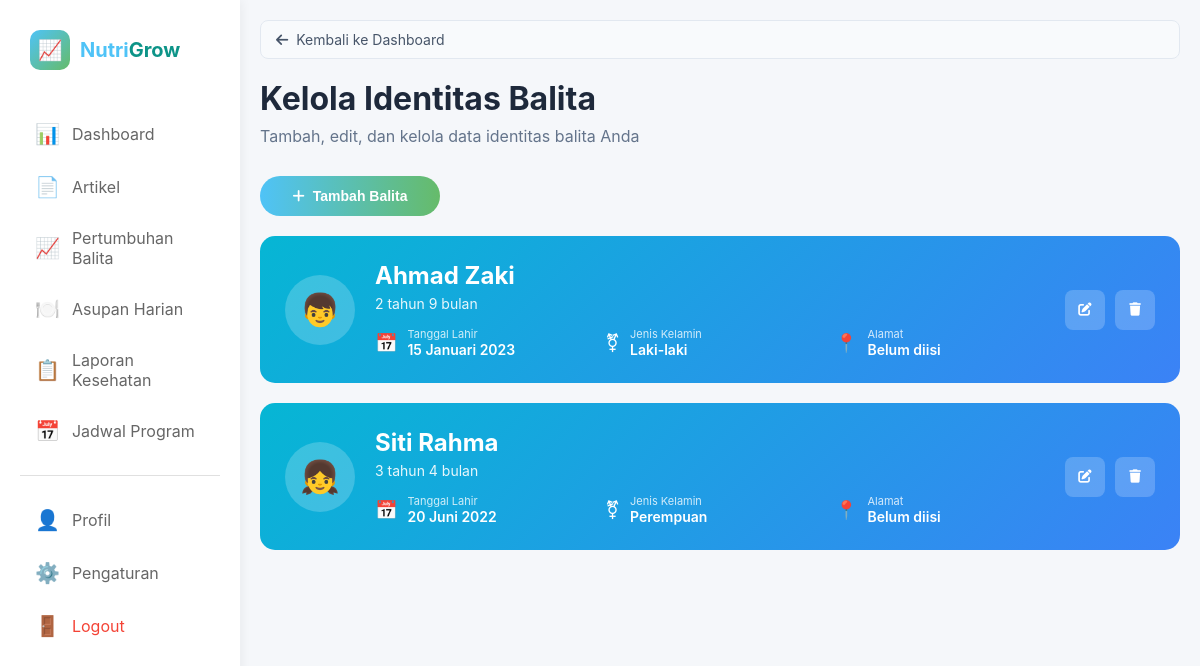
Page /data_balita.php (signed in) on the committed database.
### tables this page shows
CREATE TABLE IF NOT EXISTS balita (
    id_balita INT AUTO_INCREMENT PRIMARY KEY,
    id_akun INT NOT NULL,
    nama_balita VARCHAR(100) NOT NULL,
    tanggal_lahir DATE NOT NULL,
    jenis_kelamin ENUM('L', 'P') NOT NULL,
    foto_profil VARCHAR(255),
    created_at TIMESTAMP DEFAULT CURRENT_TIMESTAMP,
    FOREIGN KEY (id_akun) REFERENCES akun(id_akun) ON DELETE CASCADE,
    INDEX idx_akun (id_akun)
);

### auth.php (called while the page is built, shortened)
<?php
function formatTanggalIndo($tanggal) {
    $bulan = array(
        1 => 'Januari', 'Februari', 'Maret', 'April', 'Mei', 'Juni',
        'Juli', 'Agustus', 'September', 'Oktober', 'November', 'Desember'
    );
    $split = explode('-', $tanggal);
    return $split[2] . ' ' . $bulan[(int)$split[1]] . ' ' . $split[0];
}
?>

### data_balita.php (the view, shortened to what this page needs)
<?php
require_once 'auth.php';
$conn = getDBConnection();
$id_akun = $_SESSION['id_akun'];
$mode = 'list';
if ($mode == 'list') {
    $query_balita = "SELECT b.id_balita, b.nama_balita, b.tanggal_lahir,
                     b.jenis_kelamin, b.alamat_balita, b.created_at,
                     TIMESTAMPDIFF(MONTH, b.tanggal_lahir, CURDATE()) as usia_bulan
                     FROM balita b
                     WHERE b.id_akun = ?
                     ORDER BY b.created_at DESC";
    $stmt = $conn->prepare($query_balita);
    $stmt->bind_param("i", $id_akun);
    $stmt->execute();
    $result_balita = $stmt->get_result();
}
function hitungUsia($tanggal_lahir) {
    $lahir = new DateTime($tanggal_lahir);
    $sekarang = new DateTime();
    $diff = $sekarang->diff($lahir);
    if ($diff->y > 0) {
        return $diff->y . " tahun " . $diff->m . " bulan";
    } else {
        return $diff->m . " bulan";
    }
}
?>
<!DOCTYPE html>
<html lang="id">
<head>
    <link rel="stylesheet" href="style.css">
    <link rel="stylesheet" href="https://cdnjs.cloudflare.com/ajax/libs/font-awesome/6.4.0/css/all.min.css">
</head>
<body>
    <div class="wrapper">
        <?php include __DIR__ . '/partials/sidebar.php'; ?>
        <main class="main-content">
            <?php if ($mode == 'list'): ?>
            <div style="margin-bottom: 20px;">
                <a href="dashboard.php" class="btn-back">
                    <i class="fas fa-arrow-left"></i>
                    <span>Kembali ke Dashboard</span>
                </a>
            </div>
            <div class="page-header">
                <h1>Kelola Identitas Balita</h1>
                <p>Tambah, edit, dan kelola data identitas balita Anda</p>
            </div>
            <div style="margin-bottom: 20px;">
                <button class="btn btn-primary" onclick="location.href='data_balita.php?action=add'">
                    <i class="fas fa-plus"></i> Tambah Balita
                </button>
            </div>
            <?php if ($result_balita->num_rows > 0): ?>
                <?php while ($row = $result_balita->fetch_assoc()): ?>
                <div class="balita-card">
                    <div class="balita-avatar">
                        <?php echo $row['jenis_kelamin'] == 'L' ? '👦' : '👧'; ?>
                    </div>
                    <div class="balita-info">
                        <div class="balita-name"><?php echo htmlspecialchars($row['nama_balita']); ?></div>
                        <div class="balita-age"><?php echo hitungUsia($row['tanggal_lahir']); ?></div>
                        <div class="balita-details">
                            <div class="detail-item">
                                <div class="detail-icon">📅</div>
                                <div class="detail-content">
                                    <div class="detail-label">Tanggal Lahir</div>
                                    <div class="detail-value"><?php echo formatTanggalIndo($row['tanggal_lahir']); ?></div>
                                </div>
                            </div>
                            <div class="detail-item">
                                <div class="detail-icon">⚧</div>
                                <div class="detail-content">
                                    <div class="detail-label">Jenis Kelamin</div>
                                    <div class="detail-value"><?php echo $row['jenis_kelamin'] == 'L' ? 'Laki-laki' : 'Perempuan'; ?></div>
                                </div>
                            </div>
                            <div class="detail-item">
                                <div class="detail-icon">📍</div>
                                <div class="detail-content">
                                    <div class="detail-label">Alamat</div>
                                    <div class="detail-value">
                                        <?php echo htmlspecialchars($row['alamat_balita'] ?? 'Belum diisi'); ?>
                                    </div>
                                </div>
                            </div>
                        </div>
                    </div>
                    <div class="balita-actions">
                        <button class="btn-icon-white" onclick="location.href='data_balita.php?action=edit&id=<?php echo $row['id_balita']; ?>'" title="Edit">
                            <i class="fas fa-edit"></i>
                        </button>
                        <button class="btn-icon-white" onclick="hapusBalita(<?php echo $row['id_balita']; ?>)" title="Hapus">
                            <i class="fas fa-trash"></i>
                        </button>
                    </div>
                </div>
                <?php endwhile; ?>
            <?php endif; ?>
            <?php endif; ?>
        </main>
    </div>
</body>
</html>

### style.css (style rules this page uses)
* { margin: 0; padding: 0; box-sizing: border-box; }
body { font-family: 'Inter', -apple-system, BlinkMacSystemFont, 'Segoe UI', sans-serif; background: linear-gradient(135deg, #e0f7f4 0%, #f0f9ff 100%); min-height: 100vh; }
.main-content { flex: 1; padding: 30px; overflow-y: auto; }
.page-header { margin-bottom: 30px; }
.page-header h1 { font-size: 32px; color: #1e293b; margin-bottom: 8px; }
.page-header p { font-size: 16px; color: #64748b; }
.btn { padding: 12px 24px; border: none; border-radius: 10px; font-size: 14px; font-weight: 500; cursor: pointer; transition: all 0.3s ease; display: inline-flex; align-items: center; gap: 8px; }
.btn-primary { background: linear-gradient(135deg, #06b6d4 0%, #3b82f6 100%); color: white; }

### data_balita.php (style rules this page uses)
body { font-family: -apple-system, BlinkMacSystemFont, 'Segoe UI', Roboto, Oxygen, Ubuntu, sans-serif; background: #f5f7fa; display: flex; min-height: 100vh; }
.main-content { position: absolute; left: 240px; right: 0; top: 0; bottom: 0; padding: 20px; overflow-y: auto; }
.btn-back { display: flex; align-items: center; gap: 8px; padding: 10px 15px; background: #f8fafc; border: 1px solid #e2e8f0; border-radius: 8px; color: #475569; text-decoration: none; font-size: 14px; transition: all 0.3s ease; }
.btn-primary, .btn-secondary { padding: 12px 30px; border-radius: 25px; font-size: 14px; font-weight: 600; transition: all 0.3s ease; min-width: 180px; display: flex; align-items: center; justify-content: center; gap: 8px; }
.btn-primary { background: linear-gradient(90deg, #4FC3F7 0%, #66BB6A 100%); color: white; border: none; }
.balita-card { background: linear-gradient(135deg, #06b6d4 0%, #3b82f6 100%); border-radius: 15px; padding: 25px; color: white; margin-bottom: 20px; display: flex; align-items: center; gap: 20px; }
.balita-avatar { width: 70px; height: 70px; background: rgba(255, 255, 255, 0.2); border-radius: 50%; display: flex; align-items: center; justify-content: center; font-size: 32px; }
.balita-info { flex: 1; }
.balita-name { font-size: 24px; font-weight: 700; margin-bottom: 5px; }
.balita-age { font-size: 14px; opacity: 0.9; }
.balita-details { display: grid; grid-template-columns: repeat(3, 1fr); gap: 20px; margin-top: 15px; }
.detail-item { display: flex; align-items: center; gap: 10px; }
.detail-icon { font-size: 18px; }
.detail-content { flex: 1; }
.detail-label { font-size: 11px; opacity: 0.8; }
.detail-value { font-size: 14px; font-weight: 600; }
.balita-actions { display: flex; gap: 10px; }
.btn-icon-white { width: 40px; height: 40px; background: rgba(255, 255, 255, 0.2); border: none; border-radius: 8px; color: white; cursor: pointer; display: flex; align-items: center; justify-content: center; transition: all 0.3s ease; }

### rows in the picture
balita: nama_balita "Ahmad Zaki", tanggal_lahir "2 tahun 9 bulan", tanggal_lahir "15 Januari 2023", jenis_kelamin "Laki-laki", alamat_balita "Belum diisi"
balita: nama_balita "Siti Rahma", tanggal_lahir "3 tahun 4 bulan", tanggal_lahir "20 Juni 2022", jenis_kelamin "Perempuan", alamat_balita "Belum diisi"
